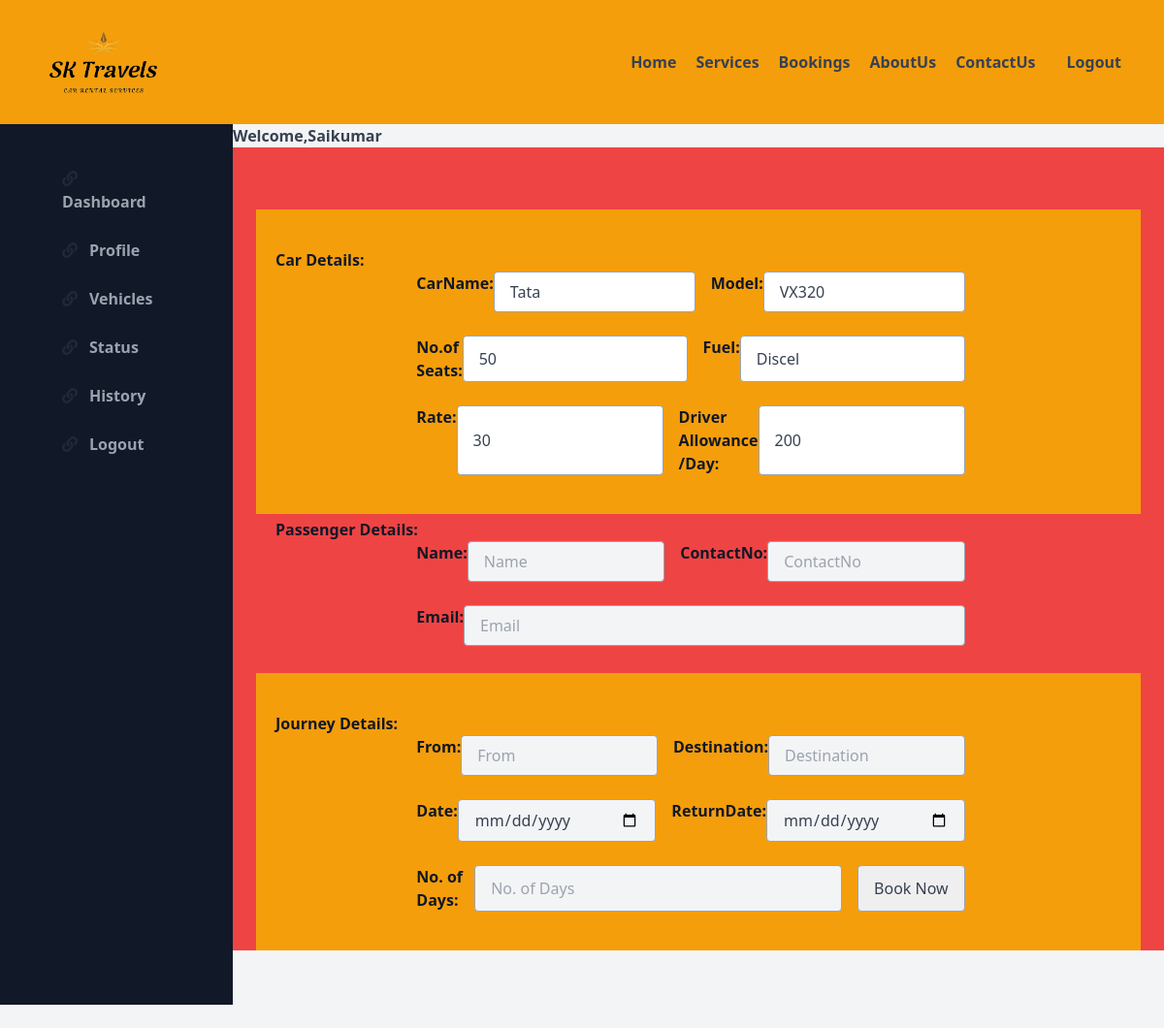
Page /Reservation.php?id=25 (signed in) on the committed database.
### tables this page shows
CREATE TABLE `car_register` (
  `id` int(11) NOT NULL AUTO_INCREMENT,
  `Pic` varchar(255) DEFAULT NULL,
  `vehicle_type` varchar(255) DEFAULT NULL,
  `Name` varchar(255) DEFAULT NULL,
  `Model` varchar(255) DEFAULT NULL,
  `Seats` varchar(255) DEFAULT NULL,
  `Rate` varchar(255) DEFAULT NULL,
  `Driver` varchar(255) DEFAULT NULL,
  `Registration_No` varchar(255) DEFAULT NULL,
  `Engine_No` varchar(255) DEFAULT NULL,
  `Insurance` varchar(255) DEFAULT NULL,
  `Insurance_Start` varchar(255) DEFAULT NULL,
  `Insurance_Expiry` varchar(255) DEFAULT NULL,
  `Fuel` varchar(255) DEFAULT NULL,
  PRIMARY KEY (`id`)
);

### Reservation.php (the view, shortened to what this page needs)
<!DOCTYPE html>
<html lang="en">
   <head>
      <link href="https://unpkg.com/tailwindcss/dist/tailwind.min.css" rel="stylesheet">
      <link href="https://afeld.github.io/emoji-css/emoji.css" rel="stylesheet">
      <link rel="stylesheet" href="https://use.fontawesome.com/releases/v5.8.2/css/all.css">
   </head>
   <body class="bg-gray-100 font-sans leading-normal tracking-normal">
      <header class="text-gray-700 body-font">
         <div style ="box-shadow: 1px 1px 20px 1px grey;" class="container-fluid  bg-yellow-500 mx-auto flex flex-wrap p-8 flex-col md:flex-row items-center">
            <a class="flex title-font font-medium items-center text-gray-900 mb-4 md:mb-0">
               <img style="width: 150px;"src="images/logos.png">
      </a>
      <nav class="md:ml-auto flex flex-wrap items-center text-base justify-center">
         <a href="index.php"class="mr-5 hover:text-orange-500"><b>Home</b></a>
         <a class="mr-5 hover:text-gray-900"><b>Services</b></a>
         <a class="mr-5 hover:text-gray-900"><b>Bookings</b></a>
         <a class="mr-5 hover:text-gray-900"><b>AboutUs</b></a>
         <a class="mr-5 hover:text-gray-900"><b>ContactUs</b></a>
      </nav>
      <button class="inline-flex items-center bg-orange-400 border-0 py-1 px-3 focus:outline-none hover:bg-gray-300 rounded text-base mt-4 md:mt-0"><b><a href="Logout.php"><a href="Login.php">Logout</a></b>
</button>
</div>
<div class="flex md:flex-row-reverse flex-wrap">
<div class="w-full md:w-4/5 bg-gray-100">
	<h1><b>Welcome,<?php echo $_SESSION['username']?></b></h1>
<div class="container bg-red-500 mb-20 pt-16 px-6">
<form action="" method="post">
      <section class="text-black-500 body-font">
  <div class="container px-5 py-10 mx-auto  bg-yellow-500">
    <?php
               include 'connection.php';
               $fetch_id=$_GET['id'];
               $query="select *from car_register where id='$fetch_id'";
               $prepare_select=mysqli_query($con,$query);
               $array_data=mysqli_fetch_array($prepare_select);
               ?>
    <h2 class="text-gray-900"><b>Car Details:</b></h2>
    <div class="flex lg:w-2/3 w-full sm:flex-row flex-col mx-auto px-8 sm:px-0 ">
     <label class="text-gray-900"><b>CarName:</b></label>
      <input class=" flex-grow w-full  bg-white rounded border border-gray-400 focus:outline-none focus:border-indigo-500 text-base px-4 py-2 mr-4 mb-4 sm:mb-0 " readonly type="text" value="<?php echo $array_data['Name']?>" name="carname">
      <label class="text-gray-900"><b>Model:</b></label>
      <input class="flex-grow w-full  bg-white rounded border border-gray-400  focus:outline-none focus:border-indigo-500 text-base px-4 py-2 mr-4 mb-4 sm:mb-0" readonly  type="email" value="<?php echo $array_data['Model']?>"name="model">
    </div><br>
     <div class="flex lg:w-2/3 w-full sm:flex-row flex-col mx-auto px-8 sm:px-0">
      <label class="text-gray-900"><b>No.of Seats:</b></label>
      <input class="flex-grow w-full  bg-white rounded border border-gray-400  focus:outline-none focus:border-indigo-500 text-base px-4 py-2 mr-4 mb-4 sm:mb-0" readonly type="text" value="<?php echo $array_data['Seats']?>"name="seats">
      <label class="text-gray-900"><b>Fuel:</b></label>
      <input class="flex-grow w-full  bg-white rounded border border-gray-400  focus:outline-none focus:border-indigo-500 text-base px-4 py-2 mr-4 mb-4 sm:mb-0" readonly type="email" value="<?php echo $array_data['Fuel']?>"name="fuel">
    </div><br>
     <div class="flex lg:w-2/3 w-full sm:flex-row flex-col mx-auto px-8 sm:px-0">
      <label class="text-gray-900"><b>Rate:</b></label>
      <input class="flex-grow w-full  bg-white rounded border border-gray-400  focus:outline-none focus:border-indigo-500 text-base px-4 py-2 mr-4 mb-4 sm:mb-0" readonly type="text" value="<?php echo $array_data['Rate']?>"name="rate">
      <label class="text-gray-900"><b>Driver Allowance /Day:</b></label>
      <input class="flex-grow w-full  bg-white rounded border border-gray-400  focus:outline-none focus:border-indigo-500 text-base px-4 py-2 mr-4 mb-4 sm:mb-0" readonly  type="email" value="<?php echo $array_data['Driver']?>"name="driver">
    </div>
  </div>
</section>
      <section class="text-gray-700 body-font">
  <div class="container px-5 py-1 mx-auto  bg-orange-400">
    <h2 class="text-gray-900"><b>Passenger Details:</b></h2>
    <div class="flex lg:w-2/3 w-full sm:flex-row flex-col mx-auto px-8 sm:px-0 ">
      <label class="text-gray-900"><b>Name:</b></label>
      <input class="flex-grow w-full bg-gray-100 rounded border border-gray-400 focus:outline-none focus:border-indigo-500 text-base px-4 py-2 mr-4 mb-4 sm:mb-0" placeholder="Name" type="text"name="passname">
      <label class="text-gray-900"><b>ContactNo:</b></label>
      <input class="flex-grow w-full bg-gray-100 rounded border border-gray-400 focus:outline-none focus:border-indigo-500 text-base px-4 py-2 mr-4 mb-4 sm:mb-0" placeholder="ContactNo" type="number"name="contact">
    </div><br>
     <div class="flex lg:w-2/3 w-full sm:flex-row flex-col mx-auto px-8 sm:px-0">
      <label class="text-gray-900"><b>Email:</b></label>
      <input class="flex-grow w-full bg-gray-100 rounded border border-gray-400 focus:outline-none focus:border-indigo-500 text-base px-4 py-2 mr-4 mb-4 sm:mb-0" placeholder="Email" type="email"name="email">
    </div><br>
  </div>
</section>
     <section class="text-gray-700 body-font">
  <div class="container px-5 py-10 mx-auto bg-yellow-500">
    <h2 class="text-gray-900"><b>Journey Details:</b></h2>
    <div class="flex lg:w-2/3 w-full sm:flex-row flex-col mx-auto px-8 sm:px-0 ">
      <label class="text-gray-900"><b>From:</b></label>
      <input class="flex-grow w-full bg-gray-100 rounded border border-gray-400 focus:outline-none focus:border-indigo-500 text-base px-4 py-2 mr-4 mb-4 sm:mb-0" placeholder="From" type="text"name="from">
      <label class="text-gray-900"><b>Destination:</b></label>
      <input class="flex-grow w-full bg-gray-100 rounded border border-gray-400 focus:outline-none focus:border-indigo-500 text-base px-4 py-2 mr-4 mb-4 sm:mb-0" placeholder="Destination" type="text"name="to">
    </div><br>
     <div class="flex lg:w-2/3 w-full sm:flex-row flex-col mx-auto px-8 sm:px-0">
      <label class="text-gray-900"><b>Date:</b></label>
      <input class="flex-grow w-full bg-gray-100 rounded border border-gray-400 focus:outline-none focus:border-indigo-500 text-base px-4 py-2 mr-4 mb-4 sm:mb-0" placeholder="Full Name" type="date"name="jdate">
      <label class="text-gray-900"><b>ReturnDate:</b></label>
      <input class="flex-grow w-full bg-gray-100 rounded border border-gray-400 focus:outline-none focus:border-indigo-500 text-base px-4 py-2 mr-4 mb-4 sm:mb-0" placeholder="Email" type="date"
      name="rdate">
    </div><br>
     <div class="flex lg:w-2/3 w-full sm:flex-row flex-col mx-auto px-8 sm:px-0">
      <label class="text-gray-900"><b>No. of Days:</b></label>
      <input class="flex-grow w-full bg-gray-100 rounded border border-gray-400 focus:outline-none focus:border-indigo-500 text-base px-4 py-2 mr-4 mb-4 sm:mb-0" placeholder="No. of Days" type="number"name="count">
      <input class="flex-grow w-auto bg-orange-500 rounded border border-gray-400 focus:outline-none focus:border-indigo-500 text-base px-4 py-2 mr-4 mb-4 sm:mb-0" value="Book Now" type="submit"name="book">
    </div>
  </div>
</section>
</form>
<div class="w-full h-auto mt-32 md:w-1/5 bg-gray-900 md:bg-gray-900 px-10 text-center fixed bottom-0 mb-6 md:pt-8 md:top-0 md:left-0 h-auto md:h-fullmd:border-r-4 md:border-gray-600">
<div class="md:relative mx-auto lg:float-right lg:px-5 ">
<ul class="list-reset flex flex-row md:flex-col text-center md:text-left">
      <li class="mr-3 flex-1">
      <a href="CustomerDashboard.php" class="block py-1 md:py-3 pl-1 align-middle text-gray-800 no-underline hover:text-pink-500 border-b-2 border-gray-800 md:border-gray-900 hover:border-pink-500">
         <i class="fas fa-link pr-0 md:pr-3"></i>
         <span class="pb-1 md:pb-0 text-xs md:text-base text-gray-600 md:text-gray-400 block md:inline-block"><b>Dashboard</b></span>
      </a>
   </li>
   <li class="mr-3 flex-1">
      <a href="CustProfile.php" class="block py-1 md:py-3 pl-1 align-middle text-gray-800 no-underline hover:text-pink-500 border-b-2 border-gray-800 md:border-gray-900 hover:border-pink-500">
         <i class="fas fa-link pr-0 md:pr-3"></i><span class="pb-1 md:pb-0 text-xs md:text-base text-gray-600 md:text-gray-400 block md:inline-block"><b>Profile</b></span>
      </a>
   </li>
   <li class="mr-3 flex-1">
      <a href="#" class="block py-1 md:py-3 pl-1 align-middle text-gray-800 no-underline hover:text-pink-500 border-b-2 border-gray-800 md:border-gray-900 hover:border-pink-500">
         <i class="fas fa-link pr-0 md:pr-3"></i><span class="pb-1 md:pb-0 text-xs md:text-base text-gray-600 md:text-gray-400 block md:inline-block"><b>Vehicles</b></span>
      </a>
   </li>
   <li class="mr-3 flex-1">
      <a href="#" class="block py-1 md:py-3 pl-1 align-middle text-gray-800 no-underline hover:text-pink-500 border-b-2 border-gray-800 md:border-gray-900 hover:border-pink-500">
         <i class="fas fa-link pr-0 md:pr-3"></i><span class="pb-1 md:pb-0 text-xs md:text-base text-gray-600 md:text-gray-400 block md:inline-block"><b>Status</b></span>
      </a>
   </li>
   <li class="mr-3 flex-1">
      <a href="#" class="block py-1 md:py-3 pl-1 align-middle text-gray-800 no-underline hover:text-pink-500 border-b-2 border-gray-800 md:border-gray-900 hover:border-pink-500">
         <i class="fas fa-link pr-0 md:pr-3"></i><span class="pb-1 md:pb-0 text-xs md:text-base text-gray-600 md:text-gray-400 block md:inline-block"><b>History</b></span>
      </a>
   </li>
   <li class="mr-3 flex-1">
      <a href="#" class="block py-1 md:py-3 pl-1 align-middle text-gray-800 no-underline hover:text-pink-500 border-b-2 border-gray-800 md:border-gray-900 hover:border-pink-500">
         <i class="fas fa-link pr-0 md:pr-3"></i><span class="pb-1 md:pb-0 text-xs md:text-base text-gray-600 md:text-gray-400 block md:inline-block"><b>Logout</b></span>
      </a>
   </li>
</ul>
</div>
</div>
</div>
</header>
</body>
</html>

### rows in the picture
car_register: carname "Tata", model "VX320", seats "50", fuel "Discel", rate "30", driver "200"

### other values in the picture
$_SESSION['username'] "Saikumar"
